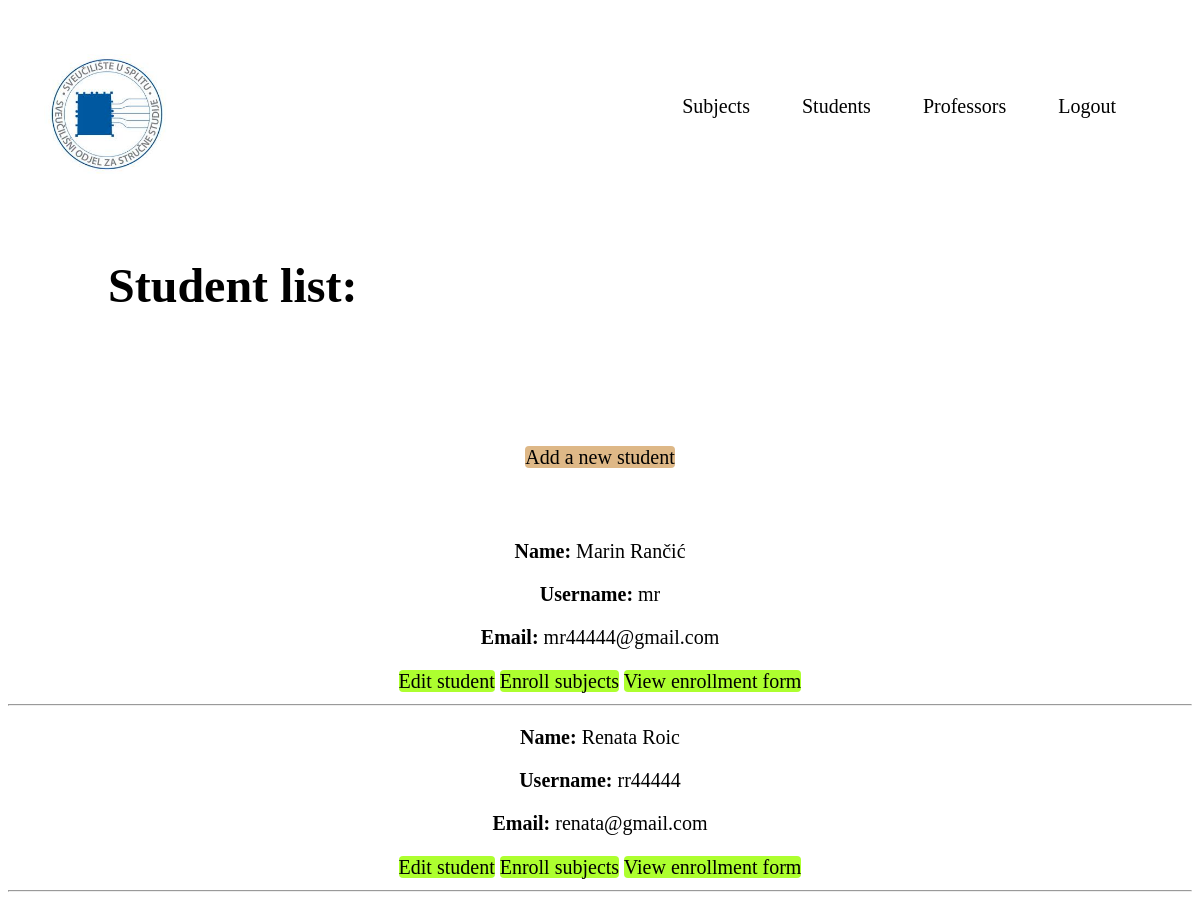
Screenshot of /students/ (signed in) with the database file from the repository.
### app/models.py (models this page shows, shortened)
class Korisnik(AbstractUser):
    ROLES = (('prof', 'profesor'), ('stu', 'student'))
    STATUS = (('none', 'None'), ('izv', 'izvanredni student'), ('red', 'redovni student'))
    role = models.CharField(max_length=50, choices=ROLES)
    status = models.CharField(max_length=50, choices=STATUS)

### app/decorators.py (the view)
        def wrap(request, *args, **kwargs):
            if request.user.role in allowed_roles:
                return view_func(request, *args, **kwargs)
            else:
                raise PermissionDenied

### app/views.py (called while the page is built)
@login_required
@role_required(allowed_roles=[''])
def students(request):
    students = Korisnik.objects.filter(role="stu")
    return render(request, 'students.html', {'students':students})

### app/templates/students.html (shortened to what this page needs)
{% extends 'base.html' %}
{% block body %}
<div class="students__title">
    <h1>Student list:</h1>
</div>
<div class="students__error">
</div>
<div class="students">
    <div class="students__add_new_student">
        <a href="add_new_student/">Add a new student</a>
    </div>
    {% for student in students %}
        <p><b>Name:</b> {{student.first_name}} {{student.last_name}}</p>
        <p><b>Username:</b> {{student.username}}</p>
        <p><b>Email:</b> {{student.email}}</p>
        <div class="students__buttons">
            <a href="edit/{{student.id}}">Edit student</a>
            <a href="subjects_enroll/{{student.id}}">Enroll subjects</a>
            <a href="enrollment_form/{{student.id}}">View enrollment form</a>
        </div>
        <hr>
    {% endfor %}
</div>
{% endblock %}

### app/static/styles.css (style rules this page uses)
.students { font-size: 20px; text-align: center; }
.students__title { font-size: 24px; padding-left: 100px; padding-bottom: 50px; }
.students__add_new_student a { color: black; text-decoration: none; line-height: 25px; border-radius: 4px; background-color: burlywood; }
.students__error { color: green; font-weight: bold; font-size: 24px; text-align: center; padding-bottom: 50px; }
.students__add_new_student { padding-bottom: 50px; }
.students__buttons a { color: black; text-decoration: none; line-height: 25px; border-radius: 4px; background-color: greenyellow; }

### rows the page displays
Korisnik: first_name "Marin", last_name "Rančić", username "mr", email "mr44444@gmail.com"
Korisnik: first_name "Renata", last_name "Roic", username "rr44444", email "renata@gmail.com"
